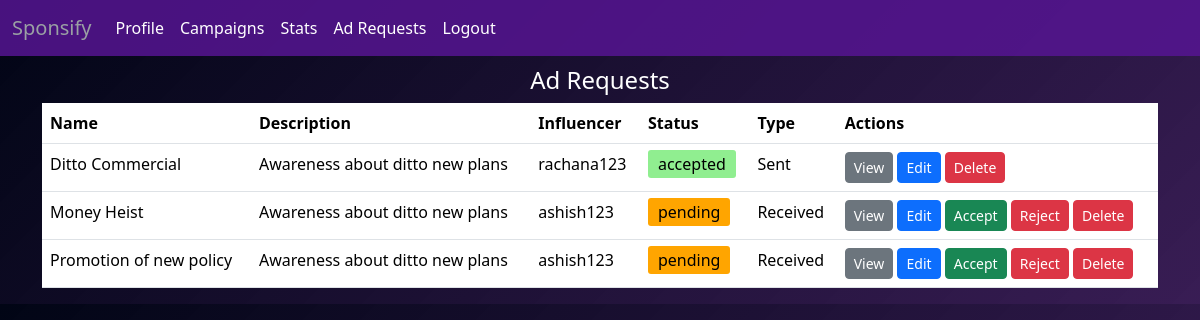
Screenshot of /sponsor/ad_requests (signed in) with the database file from the repository.
### models.py (models this page shows, shortened)
class AdRequest(db.Model):
    id = db.Column(db.Integer, primary_key=True)
    campaign_id = db.Column(db.Integer, db.ForeignKey('campaign.id'), nullable=False)
    sponsor_id = db.Column(db.Integer, db.ForeignKey('sponsor.id'))
    influencer_id = db.Column(db.Integer, db.ForeignKey('influencer.id'), nullable=False)
    by_sponsor = db.Column(db.Boolean, default=False)
    ad_name = db.Column(db.Text)
    terms = db.Column(db.Text)
    description = db.Column(db.Text)
    payment_amount = db.Column(db.Integer)
    status = db.Column(db.String(10), default='pending')
    sponsor = db.relationship('Sponsor', backref='ad_requests_sent', lazy=True, overlaps="ad_requests")
    influencer = db.relationship('Influencer', backref='ad_requests_received', lazy=True, overlaps="ad_requests")

class Campaign(db.Model):
    id = db.Column(db.Integer, primary_key=True)
    sponsor_id = db.Column(db.Integer, db.ForeignKey('sponsor.id'), nullable=False)
    name = db.Column(db.String(100), nullable=False)
    description = db.Column(db.Text)
    niche = db.Column(db.Text)
    start_date = db.Column(db.Date)
    end_date = db.Column(db.Date)
    budget = db.Column(db.Integer)
    is_flag = db.Column(db.Boolean, default=False)
    visibility = db.Column(db.String(10), default='public')
    goals = db.Column(db.Text)
    ad_requests = db.relationship('AdRequest', backref='campaign', lazy=True)

class User(db.Model):
    id = db.Column(db.Integer, primary_key=True)
    username = db.Column(db.String(80), unique=True, nullable=False)
    password = db.Column(db.String(120), nullable=False)
    role = db.Column(db.String(20), nullable=False)
    is_flag = db.Column(db.Boolean,default=False)
    sponsor = db.relationship("Sponsor", uselist=False, backref="user", cascade="all, delete-orphan")
    influencer = db.relationship("Influencer", uselist=False, backref="user", cascade="all, delete-orphan")

### routes.py (the view)
@app.route('/sponsor/ad_requests')
@login_required
def sponsor_ad_requests():
    user_id = session.get('user_id')
    sponsor = Sponsor.query.get(user_id)
    all_ad_requests = AdRequest.query.filter(
        (AdRequest.sponsor_id == sponsor.id)
    ).all()
    return render_template('sponsor_ad_requests.html', sponsor=sponsor, ad_requests=all_ad_requests)

### routes.py (called while the page is built)
def login_required(f):
    @wraps(f)
    def wrap(*args, **kwargs):
        if 'user_id' not in session:
            flash("You need to login first")
            return redirect(url_for('login'))
        else:
            user_id  = session['user_id']
            user = User.query.filter_by(id=user_id).first()
            if user.is_flag:
                flash("You are flagged")
                return redirect(url_for('login'))
        return f(*args, **kwargs)
    return wrap

### templates/sponsor_ad_requests.html (shortened to what this page needs)
{% extends 'spndash.html' %}
{% block content %}
<h4>Ad Requests</h4>
<table class="table">
    <thead>
        <tr>
            </head>
            <th>Name</th>
            <th>Description</th>
            <th>Influencer</th>
            <th>Status</th>
            <th>Type</th>
            <th>Actions</th>
        </tr>
    </thead>
    <tbody>
        {% for ad_request in ad_requests %}
            <tr>
                <td>{{ ad_request.ad_name }}</td>
                <td>{{ ad_request.campaign.name }}</td>
                <td>{{ ad_request.influencer.user.username }}</td>
                <td class="status-cell">
                    <span class="status-text"
                        {% if ad_request.status == 'pending' %}style="background-color: orange;"{% endif %}
                        {% if ad_request.status == 'accepted' %}style="background-color: lightgreen;"{% endif %}
                    >
                        {{ ad_request.status }}
                    </span>
                </td>
                <td>{% if ad_request.by_sponsor %}Sent{% else %}Received{% endif %}</td>
                <td>
                    <a href="{{ url_for('view_ad_request', ad_request_id=ad_request.id) }}" class="btn btn-secondary btn-sm">View</a>
                    <a href="{{ url_for('edit_ad_request', ad_request_id=ad_request.id) }}" class="btn btn-primary btn-sm">Edit</a>
                    {% if ad_request.status == 'pending' %}
                        {% if not ad_request.by_sponsor %}
                            <form method="POST" action="{{ url_for('handle_ad_request', ad_request_id=ad_request.id) }}" style="display: inline;">
                                <button type="submit" name="action" value="accept" class="btn btn-success btn-sm">Accept</button>
                                <button type="submit" name="action" value="reject" class="btn btn-danger btn-sm">Reject</button>
                            </form>
                        {% endif %}
                    {% endif %}
                    <form method="POST" action="{{ url_for('delete_ad_request_sponsor', ad_request_id=ad_request.id) }}" style="display: inline;" onsubmit="return confirm('Are you sure you want to delete this ad request?')">
                        <button type="submit" class="btn btn-danger btn-sm">Delete</button>
                    </form>
                </td>
            </tr>
        {% endfor %}
    </tbody>
</table>
{% endblock %}

### templates/sponsor_ad_requests.html (style rules this page uses)
body { background: linear-gradient(135deg, #010515 0%, #220341e5 100%); color: #fff; }
form { display : flex; flex-direction:column ; align-items: center; }
h4 { margin-top: 10px; text-align: center; }
.status-text { padding: 3px 10px; border-radius: 3px; }

### rows the page displays
AdRequest: ad_name "Ditto Commercial", campaign.name "Awareness about ditto new plans", influencer.user.username "rachana123", status "accepted", by_sponsor "Sent"
AdRequest: ad_name "Money Heist", campaign.name "Awareness about ditto new plans", influencer.user.username "ashish123", status "pending", by_sponsor "Received"
AdRequest: ad_name "Promotion of new policy", campaign.name "Awareness about ditto new plans", influencer.user.username "ashish123", status "pending", by_sponsor "Received"
